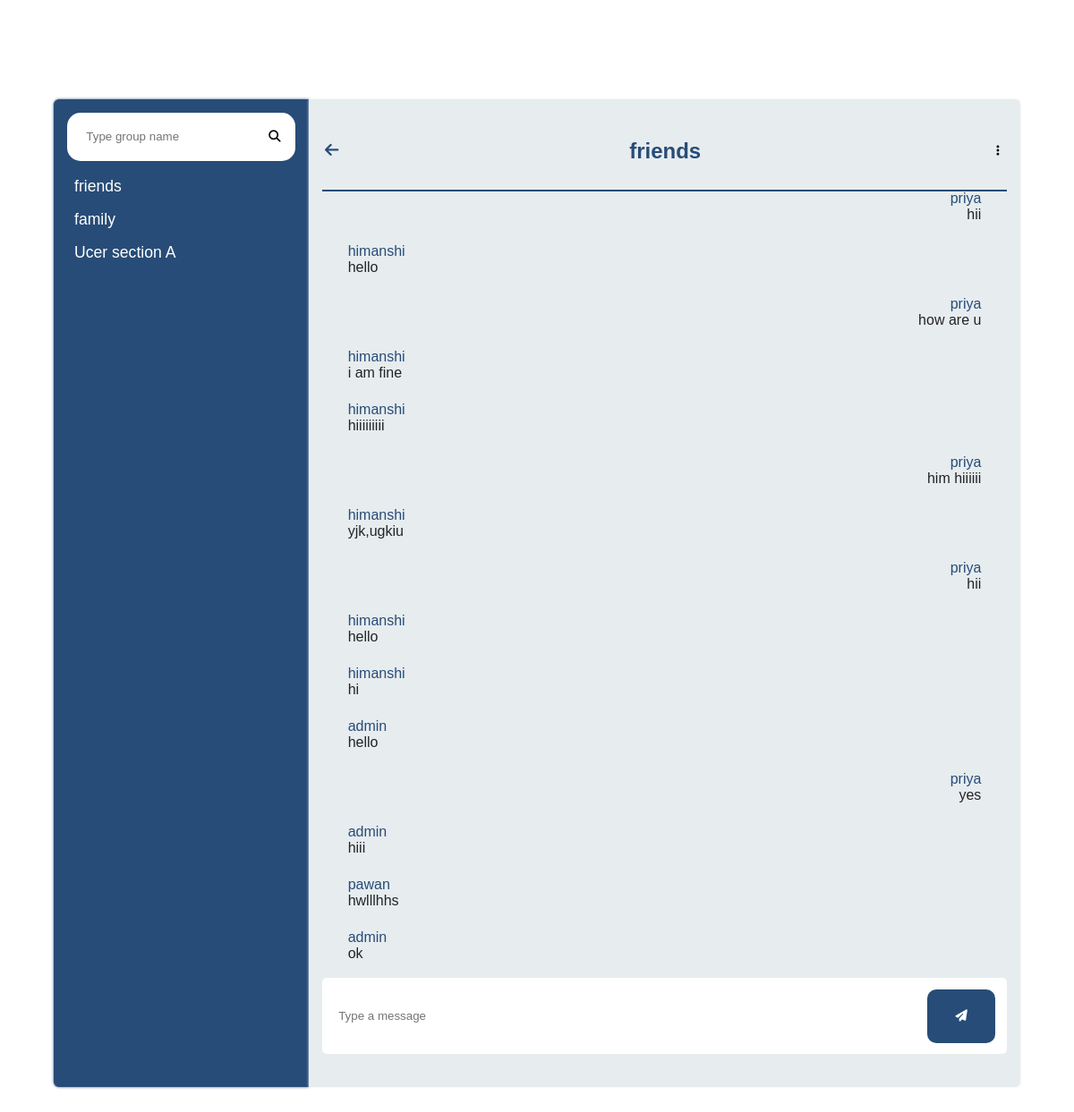
/rooms/friends (signed in), run on the app's committed database.
### room/models.py (models this page shows, shortened)
class Room(models.Model):
    name=models.CharField(max_length=255)
    slug=models.SlugField(unique=True)

class Message(models.Model):
    room = models.ForeignKey(Room, related_name='messages', on_delete=models.CASCADE)
    user = models.ForeignKey(User, related_name='messages', on_delete=models.CASCADE)
    content = models.TextField()
    date_added = models.DateTimeField(auto_now_add=True)
    class Meta:
        ordering = ('date_added',)

### room/views.py (the view)
# urls.py: path('rooms/',include('room.urls')),
@login_required
def room(request, slug):
    room = Room.objects.get(slug=slug)
    messages = Message.objects.filter(room=room)
    room_list=Room.objects.all()
    return render(request, 'message-box.html', {'room': room, 'messages': messages,'rooms':room_list})

### home/templates/message-box.html (shortened to what this page needs)
<!DOCTYPE html>
<html lang="en">
<head>
    {%  load static  %}
    <link rel="stylesheet" href="/static/message-box.css">
    <link rel="stylesheet" href="https://cdnjs.cloudflare.com/ajax/libs/font-awesome/6.5.1/css/all.min.css" />
</head>
<body>
    <div class="container">
        <div class="rooms-list">
            <div class="search">
                <input id="search-input" type="text" placeholder="Type group name">
                <button><i class="fa-solid fa-magnifying-glass"></i></button>
            </div>
            <div class="rooms">
                {% for room in rooms  %}
                <a href="{% url "room" room.slug %}" >{{room.name}}</a>
                {% endfor %}
            </div>
        </div>
        <div class="chat-box" >
            <div class="chat-box-header">
                <a href="/rooms/" class="back-btn"><i class="fa-solid fa-arrow-left"></i></a>
                <h2>{{room.name}}</h2>
                <button><i class="fa-solid fa-ellipsis-vertical"></i></button>
            </div>
            <div class="message-box" id="chat-messages">
                {% for m in messages %}
                {% if m.user.username == user.username %}
                    <div class="sender-msg-box">
                        <p class="username">{{ m.user.username }}</p>
                        <p class="message">{{ m.content }}</p>
                    </div>
                    {% else %}
                    <div class="receive-msg-box">
                        <p class="username">{{ m.user.username }}</p>
                        <p class="message">{{ m.content }}</p>
                    </div>
                    {% endif %}
                     {% endfor %}
            </div>
            <form class="input-box" method='POST'>
                <input type="text" placeholder="Type a message" name="content" id="chat-message-input">
                <button  id="chat-message-submit"><i class="fa-solid fa-paper-plane"></i></button>
            </form>
        </div>
    </div>
</body>
</html>

### home/static/message-box.css (style rules this page uses)
* { margin: 0; padding: 0; font-family:'Trebuchet MS', 'Lucida Sans Unicode', 'Lucida Grande', 'Lucida Sans', Arial, sans-serif; }
body { display: flex; justify-content: center; align-items: center; width: 100vw; height: 100vh; }
.container { width: 90%; height:90%; display: flex; justify-content: center; align-items: center; }
.rooms-list { background-color: #274c77; height: 90%; width: 25%; display: flex; flex-direction: column; color: white; padding: 15px; overflow: auto; gap:10px; border-top-left-radius: 6px; border-bottom-left-radius:6px ; box-shadow: 0 0 3px #274c77; }
.search { background-color: #fff; height: 5%; border-radius: 15px; display: flex; justify-content: center; align-items: center; }
.rooms-list .search input { border: none; width: 80%; height: 80%; border-radius: 12px; padding-left: 5px; }
.rooms-list .search button { border: none; background-color: #fff; }
.rooms { display: flex; flex-direction: column; height: 90%; padding: 5px; gap: 10px; overflow: auto; }
a { font-size: 1.1rem; padding: 3px; color: white; text-decoration: none; }
.chat-box { background-color: #e7ecef; height: 90%; width: 75%; padding: 15px; border-top-right-radius: 6px; border-bottom-right-radius:6px ; box-shadow: 0 0 3px #e7ecef; }
.chat-box .chat-box-header { display: flex; align-items: center; justify-content: space-between; width: 100%; height: 8%; border-bottom:solid 2px #274c77; }
.chat-box .chat-box-header h2 { color: #274c77; }
.chat-box .chat-box-header button { border: none; background-color: #e7ecef; width: 20px; cursor: pointer; }
.chat-box .chat-box-header a i { color: #274c77; }
.chat-box .message-box { height: 80%; padding: 10px; display: flex; flex-direction: column; gap: 10px; overflow: auto; align-items: center; }
.chat-box .message-box .receive-msg-box { width: 95%; padding: 5px; }
.username { width: max-content; color: #274c77; }
.message { color: #000; opacity: 0.85; margin-bottom: 3px; }
.chat-box .message-box .sender-msg-box { width: 95%; padding: 5px; display: flex; flex-direction: column; align-items: end; }
.chat-box .input-box { height: 7%; padding: 5px; background-color: #fff; display: flex; align-items: center; justify-content: space-around; border-radius: 5px; }
.chat-box .input-box input { width: 85%; height: 80%; border: none; padding-left: 5px; }
.chat-box .input-box button { border: none; background-color: #274c77; color: #fff; height: 80%; width: 10%; border-radius: 10px; cursor: pointer; }

### data on the page
Room: name "friends"
Room: name "family"
Room: name "Ucer section A"
Message: user.username "priya", content "hii"
Message: user.username "himanshi", content "hello"
Message: user.username "priya", content "how are u"
Message: user.username "himanshi", content "i am fine"
Message: user.username "himanshi", content "hiiiiiiiii"
Message: user.username "priya", content "him hiiiiii"
Message: user.username "himanshi", content "yjk,ugkiu"
Message: user.username "priya", content "hii"
Message: user.username "himanshi", content "hello"
Message: user.username "himanshi", content "hi"
Message: user.username "admin", content "hello"
Message: user.username "priya", content "yes"
Message: user.username "admin", content "hiii"
Message: user.username "pawan", content "hwlllhhs"
Message: user.username "admin", content "ok"
